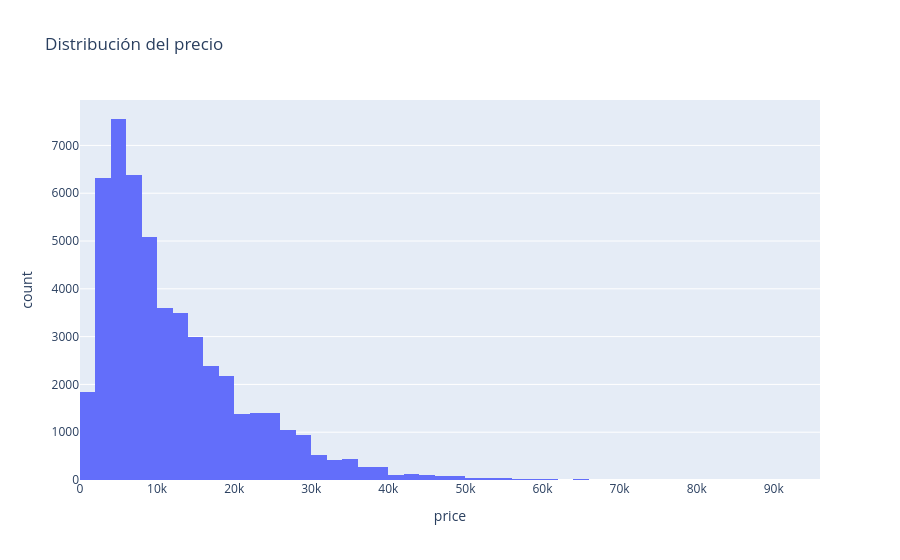

Notebook source saved alongside this figure:
### Markdown cell above
## 7. Distribución del precio

### Code cell
fig = px.histogram(clean_data, x='price', nbins=50, title='Distribución del precio')
fig.show()

### Figure 1 — Plotly figure (JSON) as saved in the notebook; plotly's stock layout.template omitted (floating-point values rounded to 4 significant figures; data arrays with more than 128 entries replaced by an {"elided": "..."} marker saying what was removed)
{"data": [{"bingroup": "x", "hovertemplate": "price=%{x}<br>count=%{y}<extra></extra>", "legendgroup": "", "marker": {"color": "#636efa", "pattern": {"shape": ""}}, "name": "", "nbinsx": 50, "orientation": "v", "showlegend": false, "type": "histogram", "x": {"elided": "50623 int values"}, "xaxis": "x", "yaxis": "y"}], "layout": {"barmode": "relative", "legend": {"tracegroupgap": 0}, "title": {"text": "Distribución del precio"}, "xaxis": {"anchor": "y", "domain": [0.0, 1.0], "title": {"text": "price"}}, "yaxis": {"anchor": "x", "domain": [0.0, 1.0], "title": {"text": "count"}}}}
